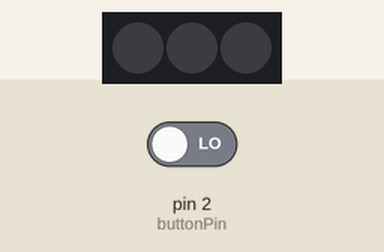
Recording of a sketch running on a simulated Arduino Uno, built with avr-gcc and run on an emulated ATmega328P. Shown: 3 RGB LEDs in strip order, left to right. The inputs (shaded band) are chosen by the test bench; at power-on: pin 2 (buttonPin) LOW. Random numbers use the default seed unless the sketch sets one; what the sketch prints to the serial monitor is not drawn.

Above: at 12.7 s.
12.8 s: pin 2 (buttonPin) driven HIGH
At 17.2 s:
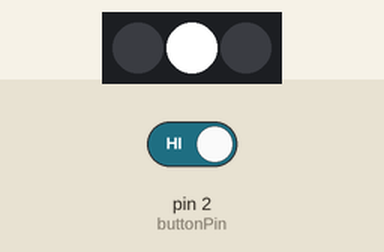
21.1 s: pin 2 (buttonPin) driven LOW
Timing chart, 0 to 36.9 s (numbered marks = the images above; inputs shaded):
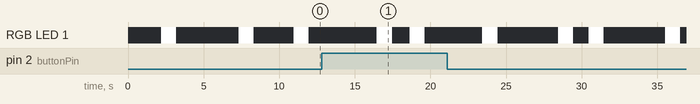

The sketch:

strandtest.ino
```cpp
#include <Adafruit_NeoPixel.h>
#ifdef __AVR__
  #include <avr/power.h>
#endif

#define PIN 6
const int buttonPin = 2;     // the number of the pushbutton pin

// Parameter 1 = number of pixels in strip
// Parameter 2 = Arduino pin number (most are valid)
// Parameter 3 = pixel type flags, add together as needed:
//   NEO_KHZ800  800 KHz bitstream (most NeoPixel products w/WS2812 LEDs)
//   NEO_KHZ400  400 KHz (classic 'v1' (not v2) FLORA pixels, WS2811 drivers)
//   NEO_GRB     Pixels are wired for GRB bitstream (most NeoPixel products)
//   NEO_RGB     Pixels are wired for RGB bitstream (v1 FLORA pixels, not v2)
//   NEO_RGBW    Pixels are wired for RGBW bitstream (NeoPixel RGBW products)
Adafruit_NeoPixel strip = Adafruit_NeoPixel(3, PIN, NEO_GRB + NEO_KHZ800);

// IMPORTANT: To reduce NeoPixel burnout risk, add 1000 uF capacitor across
// pixel power leads, add 300 - 500 Ohm resistor on first pixel's data input
// and minimize distance between Arduino and first pixel.  Avoid connecting
// on a live circuit...if you must, connect GND first.

void setup() {
  // This is for Trinket 5V 16MHz, you can remove these three lines if you are not using a Trinket
  #if defined (__AVR_ATtiny85__)
    if (F_CPU == 16000000) clock_prescale_set(clock_div_1);
  #endif
  // End of trinket special code

  Serial.begin(9600);
  randomSeed(analogRead(0));
  pinMode(buttonPin, INPUT);
  strip.begin();
  strip.show(); // Initialize all pixels to 'off'
}


int delayVal = 0;
int buttonState;             // the current reading from the input pin
int lastButtonState = LOW;   // the previous reading from the input pin

// the following variables are unsigned longs because the time, measured in
// milliseconds, will quickly become a bigger number than can be stored in an int.
unsigned long lastDebounceTime = 0;  // the last time the output pin was toggled
unsigned long debounceDelay = 50;    // the debounce time; increase if the output flickers


void loop() {
  // Random delay between 1 sec to 5 sec
  delayVal = random(1000, 5000);
  delay(delayVal);
  flash_light();
  int reading = digitalRead(buttonPin);

  if (reading != lastButtonState) {
    // reset the debouncing timer
    lastDebounceTime = millis();
  }

  if ((millis() - lastDebounceTime) > debounceDelay) {
    // whatever the reading is at, it's been there for longer than the debounce
    // delay, so take it as the actual current state:

    // if the button state has changed:
    if (reading != buttonState) {
      buttonState = reading;

      // only toggle the LED if the new button state is HIGH
      if (buttonState == HIGH) {
        Serial.print("Button State is High");
      } else if (buttonState == LOW) {
        Serial.print("Button State is Low");
      }
    }
  }
  lastButtonState = reading;
}

void flash_light() {
  set_colour(strip.Color(255, 255, 255), 1000); // Turn it on
  set_colour(strip.Color(0, 0, 0), 0); // Turn it off
}

void set_colour(uint32_t c, int stay_lit) {
  strip.setPixelColor(1, c);
  strip.show();
  delay(stay_lit);
}
```
